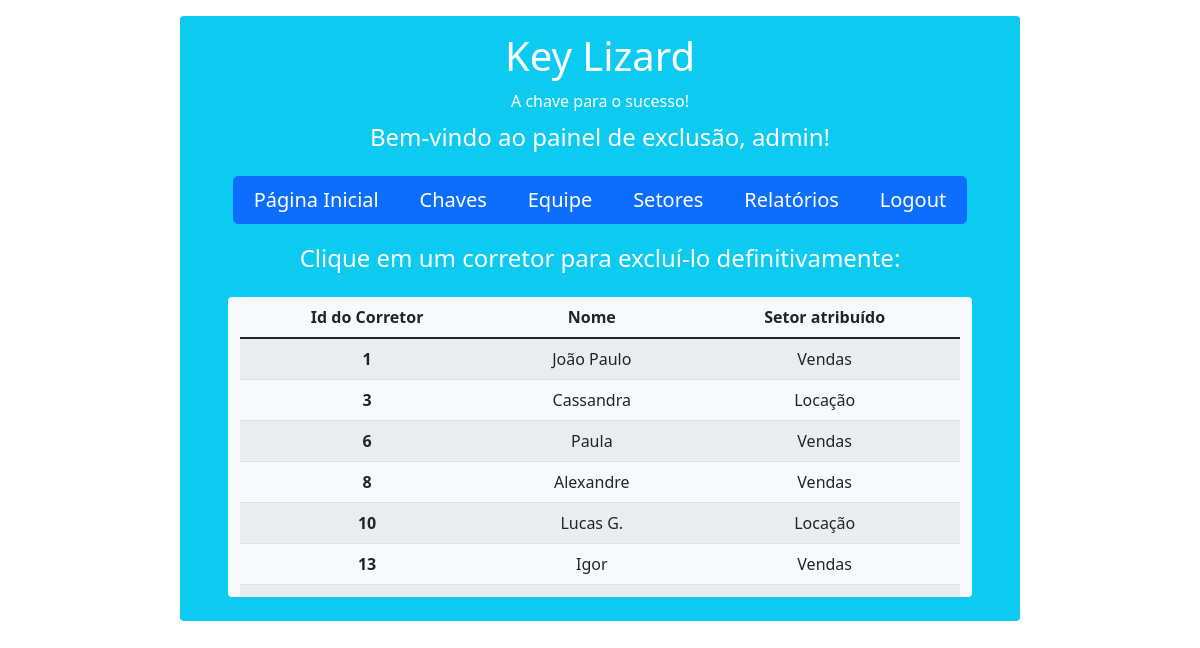
The page /corretores/excluir/ (signed in) on the database its author committed.
### corretores/models.py (models this page shows, shortened)
class Corretor(models.Model):
    usuario = models.ForeignKey(User, on_delete=models.CASCADE)
    setor = models.ForeignKey(Setor, on_delete=models.CASCADE)
    nome = models.CharField(max_length=30, default='Imobiliária')
    class Meta:
        db_table = 'tb_corretores'

### setores/models.py (models this page shows)
class Setor(models.Model):
    usuario = models.ForeignKey(User, on_delete=models.CASCADE)
    nome_setor = models.CharField(max_length=30, default='Administrativo')
    def __str__(self):
        return self.nome_setor
    class Meta:
        db_table = 'tb_setores'

### corretores/views.py (the view)
# urls.py: path('excluir/', views.selecionar_excluir_corretores, name='selecionar_excluir_corretores'),
def selecionar_excluir_corretores(request):
    corretores_cadastrados = request.user.corretor_set.all()
    context = {
        'corretores_cadastrados': corretores_cadastrados
    }
    return render(request, 'excluir_corretores/selecionar_excluir_corretores.html', context=context)

### corretores/templates/excluir_corretores/selecionar_excluir_corretores.html
{% extends 'base.html' %}
{% block content %}
    <div class="container rounded bg-info text-white mt-3 mb-3" style="max-width: 70%">
        <div class="row mt-3">
            <div class="col align-self-center text-center mt-3">
                <h1>Key Lizard</h1>
            </div>
        </div>
        <div class="row mt-1">
            <div class="col align-self-center text-center">
                <h6>A chave para o sucesso!</h6>
            </div>
        </div>
        {% if not user.is_authenticated %}
            <div class="row mt-3">
                <div class="col align-self-center text-center">
                    <strong>ATENÇÃO:</strong> Você não está logado!
                </div>
            </div>
            <div class="row mt-3">
                <div class="col align-self-center text-center">
                    <p>Para realizar o login: <a href="{% url 'login' %}" style="text-decoration: none">Clique aqui!</a> </p>
                </div>
            </div>
        {% else %}
            <div class="row mt-1 mb-3">
                <div class="col align-self-center text-center">
                    <h4>Bem-vindo ao painel de exclusão, {{user.username}}!</h4>
                </div>
            </div>
            <div class="row">
                <div class="col align-self-center text-center">
                    <div class="btn-group btn-group-lg mb-3" style="width: 90%">
                        <a href="{% url 'usuarios:index' %}" class="btn btn-primary">Página Inicial</a>
                        <a href="{% url 'chaves:index_chaves' %}" class="btn btn-primary">Chaves</a>
                        <a href="{% url 'corretores:index_corretores' %}" class="btn btn-primary">Equipe</a>
                        <a href="{% url 'setores:index_setores' %}" class="btn btn-primary">Setores</a>
                        <a href="{% url 'relatorios:index_relatorios' %}" class="btn btn-primary">Relatórios</a>
                        <a href="{% url 'logout' %}" class="btn btn-primary">Logout</a>
                    </div>
                </div>
            </div>
            <div class="row mt-1 mb-3">
                <div class="col align-self-center text-center">
                    <h4>Clique em um corretor para excluí-lo definitivamente:</h4>
                </div>
            </div>
            <div class="row">
                <div class="col overflow-scroll rounded align-self-center text-center bg-light mx-5 mb-4"
                     style="max-height: 300px"
                >
                    <table class="table table-striped table-hover">
                        <thead>
                            <tr>
                                <th scope="col">Id do Corretor</th>
                                <th scope="col">Nome</th>
                                <th scope="col">Setor atribuído</th>
                            </tr>
                        </thead>
                        <tbody>
                        {% for corretor in corretores_cadastrados %}
                            <tr onclick="window.location='{% url 'corretores:excluir_corretores' corretor.pk %}';">
                                <th scope="row">{{ corretor.id }}</th>
                                <td>{{ corretor.nome }}</td>
                                <td>{{ corretor.setor }}</td>
                            </tr>
                        {% endfor %}
                        </tbody>
                    </table>
                </div>
            </div>
        {% endif %}
    </div>
{% endblock %}

### rows shown on the page
Corretor: id "1", nome "João Paulo", setor "Vendas"
Corretor: id "3", nome "Cassandra", setor "Locação"
Corretor: id "6", nome "Paula", setor "Vendas"
Corretor: id "8", nome "Alexandre", setor "Vendas"
Corretor: id "10", nome "Lucas G.", setor "Locação"
Corretor: id "13", nome "Igor", setor "Vendas"

### other values the page prints
{{ user.username }} "admin"
